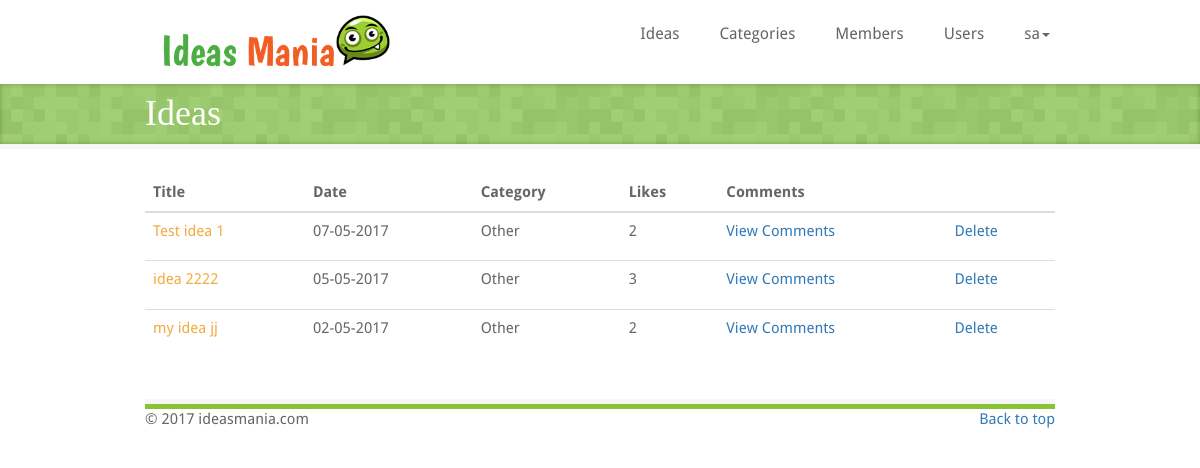
/admin-ideas.php (signed in), run on the app's committed database.
### tables this page shows
CREATE TABLE IF NOT EXISTS `ideas` (
  `Idea_Id` int(11) NOT NULL AUTO_INCREMENT,
  `Title` varchar(200) DEFAULT NULL,
  `Description` text,
  `Content` text,
  `Category_Id` int(11) NOT NULL,
  `User_Id` int(11) NOT NULL,
  `Date` date DEFAULT NULL,
  PRIMARY KEY (`Idea_Id`)
);

CREATE TABLE IF NOT EXISTS `category` (
  `Category_Id` int(11) NOT NULL AUTO_INCREMENT,
  `Title` varchar(500) NOT NULL,
  PRIMARY KEY (`Category_Id`)
);

### shared/database.php (called while the page is built, shortened)
<?php
function RunQuery($query){
    $con = mysqli_connect("localhost","root","", "ideasmania") or die ("can not establish connection");
    $result = mysqli_query($con, $query);
    return $result;
}
?>

### shared/admin-functions.php (called while the page is built, shortened)
<?php
include("database.php");
function GetAllIdeas(){
    $query = "select i.Idea_Id, i.Title, i.Date, c.Title as category,
             (select sum(r.RatingValue) from rating as r inner join ideas as d on r.Idea_Id = d.Idea_Id where d.Idea_Id = i.Idea_Id group  by r.Idea_Id) as rating from ideas as i
             inner join category as c
             on i.Category_Id = c.Category_Id
             order by i.Date desc";
    $result = RunQuery($query);
    $ideasList = array();
    while ($row = mysqli_fetch_array($result))
    {
        $idea = (object)array();
        $idea->ideaId = $row["Idea_Id"];
        $idea->title = $row["Title"];
        $idea->category = $row["category"];
        $idea->postDate = $row["Date"];
        $idea->rating = $row["rating"];
        array_push($ideasList, $idea);
    }
    return $ideasList;
}
?>

### admin-ideas.php (the view, shortened to what this page needs)
<?php include("shared/admin-header.php") ?>
<?php include("shared/admin-functions.php") ?>
<?php
    if(!isset($_SESSION["adminId"])){
        header("refresh:0;admin-login.php");
        $ideasList = array();
    }
    else{
        $ideasList = GetAllIdeas();
    }
?>
    <div class="page-title">
        <div class="page-title-inner">
            <div class="container">
                <h1 class="page-header-title">Ideas</h1>
            </div>
        </div>
    </div>
    <div class="container marketing">
        <div class="row">
            <div class="col-md-12">
                <table class="table">
                    <thead>
                        <tr>
                            <th>Title</th>
                            <th>Date</th>
                            <th>Category</th>
                            <th>Likes</th>
                            <th>Comments</th>
                            <th></th>
                        </tr>
                    </thead>
                    <tbody>
                        <?php
                            foreach($ideasList as $idea){
                        ?>
                            <tr>
                                <td>
                                    <p class="idea-title">
                                        <a href="singleIdea.php?id=<?php echo $idea->ideaId ?>"><?php echo $idea->title; ?></a>
                                    </p>
                                </td>
                                <td><?php echo date("d-m-Y", strtotime($idea->postDate)); ?></td>
                                <td><?php echo $idea->category; ?></td>
                                <td><?php echo $idea->rating; ?></td>
                                <td><a href="admin-comments.php?id=<?php echo $idea->ideaId ?>">View Comments</a></td>
                                <td><a class="btn_delete" title="<?php echo $idea->ideaId ?>">Delete</a></td>
                            </tr>
                        <?php
                            }
                        ?>
                    </tbody>
                </table>
            </div>
        </div>
        <br />
        <?php include("shared/footer.php") ?>
    </div>
</body>
</html>

### css/style.css (style rules this page uses)
body { font-family: 'Droid Sans'; font-size: 15px; color: #666; }
h1, h2, h3, h4, h5, h6 { font-family: "Boogaloo" !important; font-weight: normal !important; color: #666; margin: 0; padding: 0; }
.idea-title a { color:#f4aa42; }
.page-title { background: url(../img/bg-grey2.png); display: block; margin-bottom: 25px; position: relative; z-index: 20; border-bottom: 5px solid #f6f6f6; }
.page-title-inner { background: rgba(153,204,102, 0.9); -webkit-box-shadow: inset 0px 0px 5px rgba(0,0,0,.25); -moz-box-shadow: inset 0px 0px 5px rgba(0,0,0,.25); box-shadow: inset 0px 0px 5px rgba(0,0,0,.25); padding: 10px; }
.container { margin-right: auto; margin-left: auto; }
.container, .navbar-static-top .container, .navbar-fixed-top .container, .navbar-fixed-bottom .container { width: 940px; }
.page-header-title { color:white; }
.btn_delete, .btn_edit { cursor: pointer; }

### data on the page
ideas: Title "Test idea 1", Date "07-05-2017", Category_Id.Title "Other", rating "2"
ideas: Title "idea 2222", Date "05-05-2017", Category_Id.Title "Other", rating "3"
ideas: Title "my idea jj", Date "02-05-2017", Category_Id.Title "Other", rating "2"

### other printed values
$_SESSION["adminUsername"] "sa"
